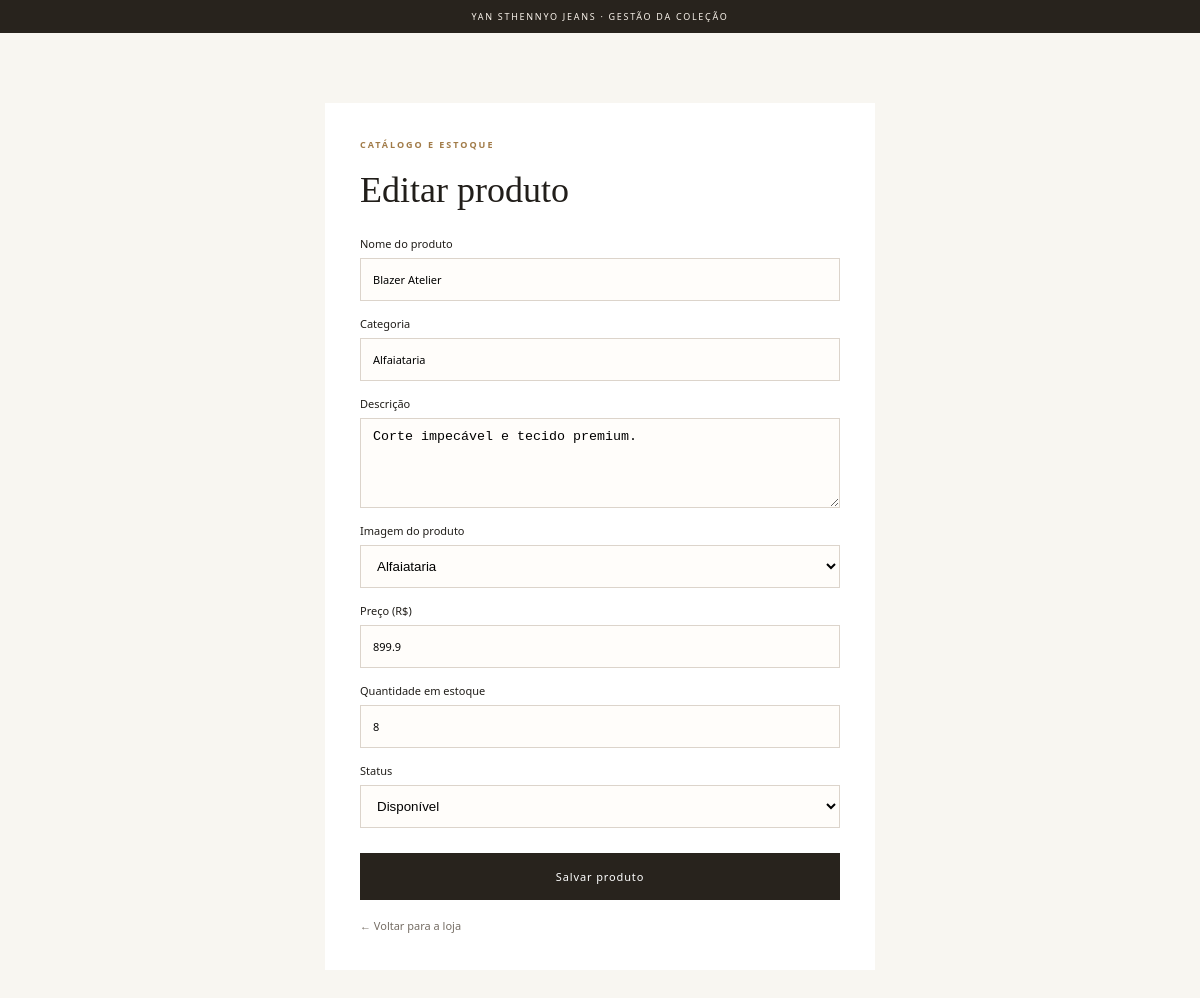
The page /editar/1 on the database its author committed.
### tables this page shows
CREATE TABLE produtos (
                id INTEGER PRIMARY KEY AUTOINCREMENT,
                nome TEXT NOT NULL,
                categoria TEXT NOT NULL,
                descricao TEXT,
                preco REAL NOT NULL,
                quantidade INTEGER NOT NULL DEFAULT 0,
                status TEXT NOT NULL DEFAULT 'Disponível'
            , imagem TEXT NOT NULL DEFAULT 'editorial.jpg');

### app.py (the view, shortened to what this page needs)
@app.route("/editar/<int:id_produto>", methods=["GET", "POST"])
def editar(id_produto):
    produto = buscar_produto(id_produto)
    if produto is None:
        flash("Produto não encontrado.", "erro")
        return redirect(url_for("index"))
    return render_template(
        "produto_form.html",
        titulo="Editar produto",
        produto=produto,
        imagens=IMAGENS_PRODUTO,
    )

### banco.py (called while the page is built)
@contextmanager
def conectar():
    conexao = sqlite3.connect(CAMINHO_BANCO)
    conexao.row_factory = sqlite3.Row
    try:
        yield conexao
        conexao.commit()
    except Exception:
        conexao.rollback()
        raise
    finally:
        conexao.close()

def buscar_produto(id_produto):
    with conectar() as conexao:
        return conexao.execute(
            "SELECT * FROM produtos WHERE id = ?",
            (id_produto,),
        ).fetchone()

### templates/produto_form.html (shortened to what this page needs)
<!doctype html>
<html lang="pt-BR">
<head>
  <link rel="stylesheet" href="{{ url_for('static', filename='style.css') }}">
</head>
<body>
  <div class="topline">YAN STHENNYO JEANS · GESTÃO DA COLEÇÃO</div>
  <main class="product-form-page">
    <form class="product-form" method="post">
      <p class="eyebrow">Catálogo e estoque</p>
      <h1>{{ titulo }}</h1>
      <label>Nome do produto<input type="text" name="nome" value="{{ produto['nome'] if produto else '' }}" required></label>
      <label>Categoria<input type="text" name="categoria" value="{{ produto['categoria'] if produto else '' }}" required></label>
      <label>Descrição<textarea name="descricao">{{ produto['descricao'] if produto else '' }}</textarea></label>
      <label>Imagem do produto
        <select name="imagem" required>
          {% for arquivo, rotulo in imagens.items() %}
            <option value="{{ arquivo }}" {% if (produto and produto["imagem"] == arquivo) or (not produto and arquivo == "editorial.jpg") %}selected{% endif %}>{{ rotulo }}</option>
          {% endfor %}
        </select>
      </label>
      <label>Preço (R$)<input type="number" name="preco" min="0" step="0.01" value="{{ produto['preco'] if produto else '' }}" required></label>
      <label>Quantidade em estoque<input type="number" name="quantidade" min="0" step="1" value="{{ produto['quantidade'] if produto else 0 }}" required></label>
      <label>Status
        <select name="status">
          <option value="Disponível" {% if not produto or produto['status'] == 'Disponível' %}selected{% endif %}>Disponível</option>
        </select>
      </label>
      <button class="button button-wide" type="submit">Salvar produto</button>
      <a class="back-link" href="{{ url_for('index') }}">← Voltar para a loja</a>
    </form>
  </main>
</body>
</html>

### static/style.css (style rules this page uses)
:root { color-scheme: light; --paper: #f8f6f1; --white: #fff; --ink: #211e1a; --muted: #756d64; --line: #e6e0d7; --accent: #a17b48; --accent-dark: #28231d; --serif: Georgia, "Times New Roman", serif; font-family: "Segoe UI", Arial, sans-serif; }
* { box-sizing: border-box; }
html { scroll-behavior: smooth; }
body { margin: 0; color: var(--ink); background: var(--paper); }
a { color: inherit; text-decoration: none; }
button, input { font: inherit; }
button, a { -webkit-tap-highlight-color: transparent; }
.topline { padding: 10px 20px; background: var(--accent-dark); color: #f7f1e9; text-align: center; font-size: 9px; letter-spacing: .19em; }
.button { display: inline-flex; min-height: 47px; align-items: center; justify-content: center; gap: 14px; padding: 0 23px; border: 1px solid var(--accent-dark); background: var(--accent-dark); color: white; cursor: pointer; font-size: 11px; letter-spacing: .08em; transition: background .2s, color .2s; }
.button-wide { width: 100%; }
.eyebrow { margin: 0 0 18px; color: var(--accent); font-size: 9px; font-weight: 600; letter-spacing: .22em; text-transform: uppercase; }
.form-stack input, .product-form input, .product-form textarea, .product-form select { width: 100%; min-height: 43px; border: 1px solid #dcd4cb; padding: 10px 12px; outline: none; background: #fffdfa; }
.product-form-page { min-height: 80vh; padding: 70px 20px; background: var(--paper); }
.product-form { width: min(550px, 100%); margin: 0 auto; padding: 35px; background: var(--white); }
.product-form h1 { margin: 0 0 25px; font-family: var(--serif); font-size: 36px; font-weight: 400; }
.product-form label { display: grid; gap: 7px; margin-bottom: 15px; font-size: 11px; }
.product-form textarea { min-height: 90px; resize: vertical; }
.product-form .button { margin-top: 10px; }
.back-link { display: inline-block; margin-top: 18px; color: var(--muted); font-size: 11px; }

### rows shown on the page
produtos: nome "Blazer Atelier", categoria "Alfaiataria", descricao "Corte impecável e tecido premium.", imagem "Alfaiataria", preco "899.9", quantidade "8", status "Disponível"

### other values the page prints
{{ titulo }} "Editar produto"
